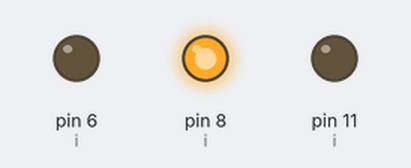
This sketch was run on a simulated Arduino Uno, built with avr-gcc and run on an emulated ATmega328P. Shown: output pins drawn as LEDs (lit = HIGH).

Above: at 1.5 s.
At 5.5 s:
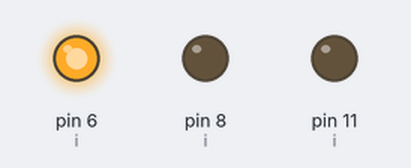
At 17.5 s:
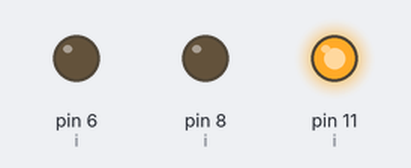
Timing chart, 0 to 32.5 s (numbered marks = the images above):
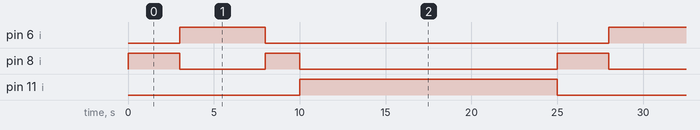

Measured:
- by itself, pin 6 (i): alternates HIGH for 5.0 s and LOW for 20.0 s
- by itself, pin 8 (i): repeats every 25.0 s: LOW 5.0 s, HIGH 2.0 s, LOW 15.0 s, HIGH 3.0 s
- by itself, pin 11 (i): alternates HIGH for 15.0 s and LOW for 10.0 s

The sketch:

05_traffic.ino
```cpp
void setup()
{
  pinMode(6, OUTPUT);
  pinMode(8, OUTPUT);
  pinMode(11, OUTPUT);
}

int count = 0;

void loop()
{
 /* digitalWrite(6, LOW);
  digitalWrite(8, HIGH);
  digitalWrite(11, LOW);
  delay(3000);

  digitalWrite(6, HIGH);
  digitalWrite(8, LOW);

  delay(5000);

  digitalWrite(8, HIGH);

  delay(2000);

  digitalWrite(8, LOW);
  digitalWrite(11, HIGH);
  delay(15000); */

  int c = count % 4;

  digitalWrite(6, LOW);
  digitalWrite(8, LOW);
  digitalWrite(11, LOW);

  int i = 0;
  int d = 0;

  switch(c){
    case 0:
      i = 8;
      d = 3000;
    break;
    case 1:
      i = 6;
      d = 5000;
    break;
    case 2:
      i = 8;
      d = 2000;
    break;
    case 3:
      i = 11;
      d = 15000;
    break;
  }

  digitalWrite(i, HIGH);
  delay(d);
  count++;
}
```
